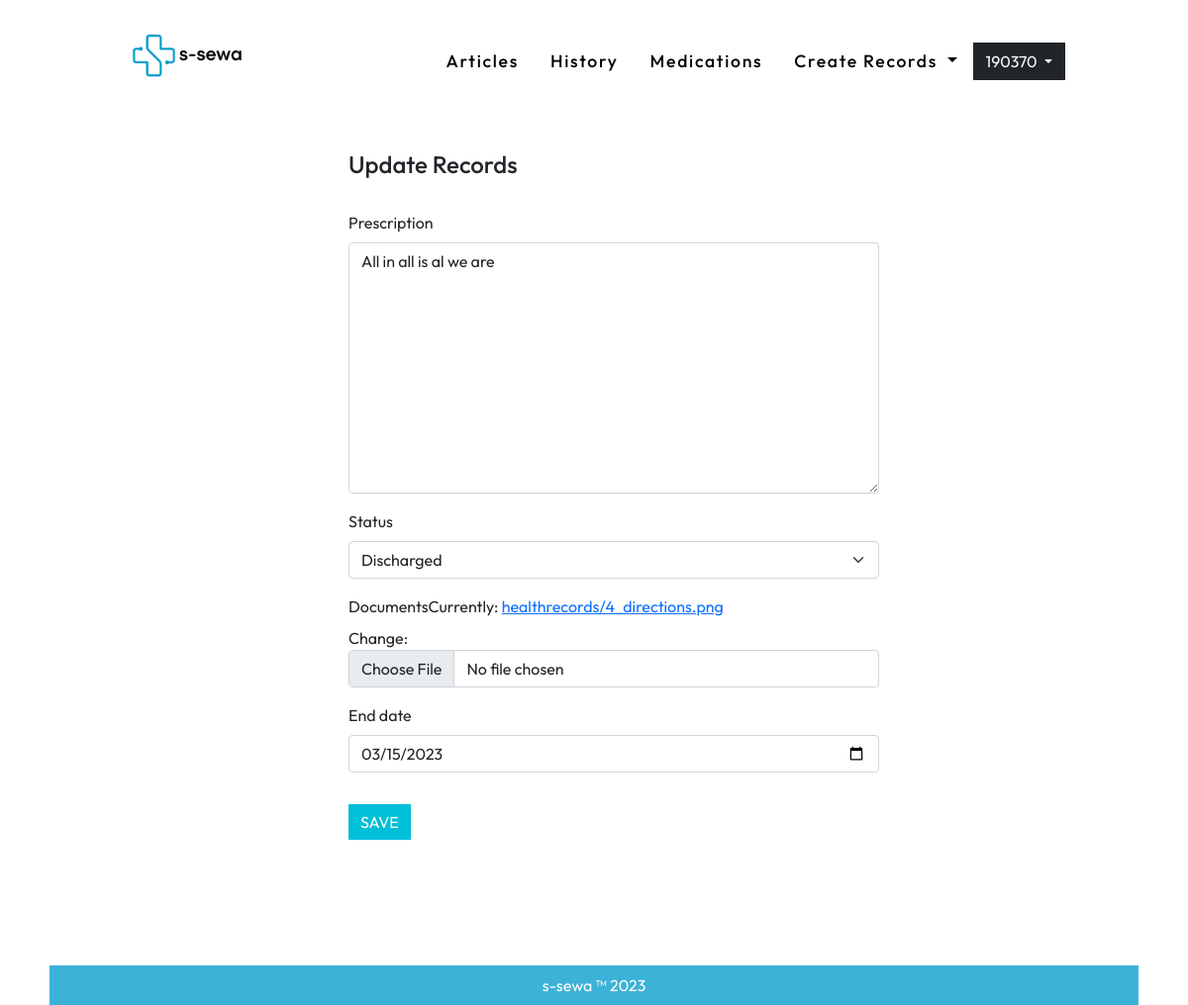
Page /records/5/update-record (signed in) on the committed database.
### user_auth/models.py (models this page shows, shortened)
class User(AbstractUser):
    username = None#models.CharField(max_length=255, null=True, blank=True)
    email = models.EmailField(
        verbose_name='email address',
        max_length=255,
        unique=True,
    )
    user_verification = models.BooleanField(default=False) #initially this field is false but will se chan
    is_active = models.BooleanField(default=False)
    is_staff = models.BooleanField(default=False) # a admin user; non super-user
    is_admin = models.BooleanField(default=False)
    is_institution = models.BooleanField(default=False)
    is_patient = models.BooleanField(default=False)
    document = models.FileField(null=True, upload_to='useruploads/')
    USERNAME_FIELD = 'email'
    REQUIRED_FIELDS = [] #emaila nd password are required fields and first name and last name is inherited from the user creation model
    object = UserManager()
    @property
    def username(self):
        return self.email.split('@')[0]

### records/models.py (models this page shows, shortened)
class HealthRecord(models.Model):
    STATUS = (
    ('ongoing', 'On Going'),
    ('discharged', 'Discharged'),
    )
    start_date = models.DateTimeField(auto_now_add=True)
    end_date = models.DateTimeField(null=True, blank=True)
    documents = models.FileField(null=True, upload_to='healthrecords/')
    prescription = models.TextField(null=True)
    status = models.CharField(max_length=50, choices=STATUS )
    user = models.ForeignKey(User, on_delete=models.CASCADE)
    created_by = models.ForeignKey(User, on_delete=models.CASCADE, related_name='medical')

### records/views.py (the view)
# urls.py: path('<pk>/update-record', UpdateRecordView.as_view(), name='update' ),
class UpdateRecordView(LoginRequiredMixin,UserPassesTestMixin,UpdateView):
    model = HealthRecord
    form_class = RecordForm
    template_name='records/updaterecords.html'
    success_url='/records/list'
    def test_func(self):
        return self.request.user == self.get_object().created_by

### records/forms.py
class RecordForm(forms.ModelForm):
    class Meta:
        model = HealthRecord
        fields = ['prescription','status','documents','end_date']
        widgets = {
            'end_date':forms.DateInput(attrs={'type': 'date'})
        }

### templates/records/updaterecords.html (shortened to what this page needs)
{% extends '../base.html' %}
{% load static %}
{% load django_bootstrap5 %}
{%block bodyblock%}
<div class="container-fluid px-0 mx-0 homediv">
 <div class="container col-lg-6 py-2 my-1">
    <dir>
        <h4>Update Records</h4><br>
        <form method="post" enctype="multipart/form-data">
            {% bootstrap_form form layout='floating'  %}
            <button type="submit" class="btn btn-primary my-3">SAVE</button>
        </form>
    </dir>
 </div>
</div>
{%endblock%}

### templates/navbar.html (shortened to what this page needs)
{% load static %}
<div class="container-fluid px-0 mx-0  ">
    <div class="container col-lg-10 py-3">
      <nav class="navbar navbar-expand-lg">
        <div class="container-fluid">
          <a class=" text-decoration-none logo" href="/"><img class="mb-3 me-2" height="60" src="{% static 'images/logo.png'%}" >
          </a>
          <div class="collapse navbar-collapse" id="navbarSupportedContent">
            {% if user.is_authenticated %}
            <ul class="navbar-nav ms-auto mb-2 mb-lg-0">
              <li class="nav-item me-3">
                <a class="nav-link {{article_page}} " href="/articles">Articles</a>
              </li>
              <li class="nav-item me-3">
                <a class="nav-link {{history_page}}" href="{% url 'records:list'%}">History</a>
              </li>
              <li class="nav-item me-3">
                <a class="nav-link {{medication_page}} " href="{% url 'medication:medicationlist'%}" >Medications</a>
              </li>
              {% if request.user.is_patient %}
              <li class="nav-item me-3">
                <a class="nav-link {{homepage}}" aria-current="page" href="{%url 'qrapp:qr'%}"
                  >QR</a
                >
              </li>
              {% else %}
              <li class="nav-item dropdown me-2">
                <a class="nav-link dropdown-toggle" href="#" id="navbarDropdownMenuLink" role="button" data-bs-toggle="dropdown" aria-expanded="false">
                  Create Records
                </a>
              </li>
              {%endif%}
            </ul>
            <div class="dropdown">
              <a
                class="btn btn-dark dropdown-toggle"
                href="#"
                role="button"
                id="dropdownMenuLink"
                data-bs-toggle="dropdown"
                aria-expanded="false"
              >
                {{user.username}}
              </a>
            </div>
            {%endif%}
          </div>
        </div>
      </nav>
    </div>
  </div>

### static/css/style.css (style rules this page uses)
* { box-sizing: border-box; font-family: "Outfit", sans-serif; scroll-behavior: smooth; }
html, body { height: 100%; }
.homediv { min-height: calc(100% ) !important; }
.btn { border-radius: 0px !important; }
.nav-link { font-size: 1.1rem; font-weight: 500; letter-spacing: 1.7px; color: #000; transition: 0.78s; }
.logo { font-size: 1.5rem; font-weight: 600; letter-spacing: 1.7px; color: #000; transition: 0.78s; }
.btn-primary { background-color: #00bfd8 !important; color: #ffffff !important; border: none; }

### rows in the picture
User: username "190370"
HealthRecord: prescription "All in all is al we are", status "Discharged", end_date "03/15/2023"
